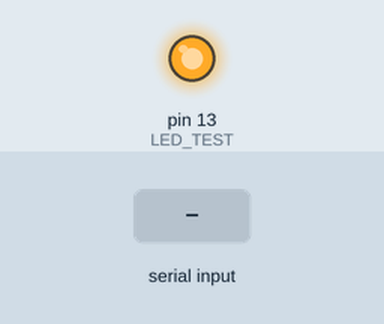
This sketch was run on a simulated Arduino Uno, built with avr-gcc and run on an emulated ATmega328P. Parts: output pins drawn as LEDs (lit = HIGH). Inputs (shaded band) come from the test bench. What the sketch prints to the serial monitor is not drawn.

Above: at 1.2 s.
1.3 s: "90,45\n" received over Serial
2.8 s: "90\n" received over Serial
4.3 s: "5\n" received over Serial
Timing chart, 0 to 7.3 s (numbered marks = the images above; inputs shaded):
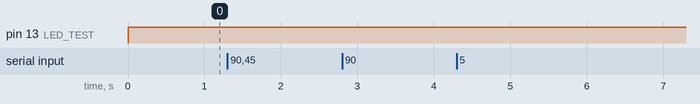

The sketch:

serial_string_5_handshake_OK_axes_AFmotor.ino
```cpp
#include <AccelStepper.h>
#include <AFMotor.h>

// two stepper motors one on each port
// Use arduino UNO
AF_Stepper motor1(48, 1);
AF_Stepper motor2(96, 2);

char inData[20]; // Allocate some space for the string
char inChar=-1; // Where to store the character read
byte index = 0; // Index into array; where to store the character

// you can change these to DOUBLE or INTERLEAVE or MICROSTEP!
// wrappers for the first motor!
void forwardstep1() {
  motor1.onestep(FORWARD, SINGLE);
}
void backwardstep1() {
  motor1.onestep(BACKWARD, SINGLE);
}
// wrappers for the second motor!
void forwardstep2() {
  motor2.onestep(FORWARD, SINGLE);
}
void backwardstep2() {
  motor2.onestep(BACKWARD, SINGLE);
}

// Motor shield has two motor ports, now we'll wrap them in an AccelStepper object
AccelStepper stepper1(forwardstep1, backwardstep1);
AccelStepper stepper2(forwardstep2, backwardstep2);

void setup() {
    Serial.begin(9600);
    Serial.write("Power On");
    pinMode(13, OUTPUT); //LED TEST

    stepper1.setMaxSpeed(200.0);
    stepper1.setAcceleration(100.0);
    // stepper1.moveTo(240);

   stepper2.setMaxSpeed(300.0);
   stepper2.setAcceleration(100.0);
}

String Comp() {

   String aString;
    while (Serial.available() > 0) // Don't read unless
                                   // there you know there is data
    {
        if(index < 19) // One less than the size of the array
        {
            inChar = Serial.read(); // Read a character
            inData[index] = inChar; // Store it
            index++; // Increment where to write next
            inData[index] = '\0'; // Null terminate the string
        }
    delay(5);
    }
    index=0;
    aString=inData;
return(aString);
}

void loop()
{
  String axes;
  String myString;
  myString=Comp();
  String myValue;
  myValue=myString.substring(1); //OK with a delay in reading loop read from char 1 to the end
  axes=myString.substring(0,1);
  int myIntValue;
  char myCharValue[myValue.length()+1];
  int myValueLength=myValue.length()+1; //length() +1 for the right size
  myValue.toCharArray(myCharValue,myValueLength);
  myIntValue=atoi(myCharValue);
  Serial.println(myCharValue);
  if (axes="x")
  {
    stepper1.runToNewPosition(myIntValue);
    stepper1.run();

        digitalWrite(13, HIGH);
        delay(5);
        Serial.println("ok");
        delay(5);

        //Serial.write("Motor 1 -> Offline\n");

    }
    else {
      Serial.println("nok");
      digitalWrite(13, LOW);
    }


}
```

Measured:
- after the input at 1.3 s, every drawn part: stays the same
- after the input at 2.8 s, every drawn part: stays the same
- after the input at 4.3 s, every drawn part: stays the same
